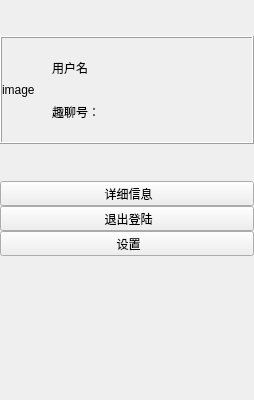
<?xml version="1.0" encoding="UTF-8"?>
<ui version="4.0">
 <class>WidgetMine</class>
 <widget class="QWidget" name="WidgetMine">
  <property name="geometry">
   <rect>
    <x>0</x>
    <y>0</y>
    <width>254</width>
    <height>400</height>
   </rect>
  </property>
  <property name="windowTitle">
   <string>Form</string>
  </property>
  <layout class="QVBoxLayout" name="verticalLayout_4" stretch="1,3,1,2,4">
   <property name="spacing">
    <number>0</number>
   </property>
   <property name="leftMargin">
    <number>0</number>
   </property>
   <property name="topMargin">
    <number>0</number>
   </property>
   <property name="rightMargin">
    <number>0</number>
   </property>
   <property name="bottomMargin">
    <number>0</number>
   </property>
   <item>
    <spacer name="verticalSpacer_4">
     <property name="orientation">
      <enum>Qt::Vertical</enum>
     </property>
     <property name="sizeHint" stdset="0">
      <size>
       <width>20</width>
       <height>28</height>
      </size>
     </property>
    </spacer>
   </item>
   <item>
    <widget class="QFrame" name="frame">
     <property name="frameShape">
      <enum>QFrame::Box</enum>
     </property>
     <property name="frameShadow">
      <enum>QFrame::Raised</enum>
     </property>
     <layout class="QHBoxLayout" name="horizontalLayout" stretch="1,4">
      <property name="spacing">
       <number>0</number>
      </property>
      <property name="leftMargin">
       <number>0</number>
      </property>
      <property name="topMargin">
       <number>0</number>
      </property>
      <property name="rightMargin">
       <number>0</number>
      </property>
      <property name="bottomMargin">
       <number>0</number>
      </property>
      <item>
       <widget class="QLabel" name="lb_image">
        <property name="styleSheet">
         <string notr="true"/>
        </property>
        <property name="text">
         <string>image</string>
        </property>
       </widget>
      </item>
      <item>
       <layout class="QVBoxLayout" name="verticalLayout_3" stretch="2,1">
        <property name="spacing">
         <number>0</number>
        </property>
        <property name="topMargin">
         <number>0</number>
        </property>
        <property name="bottomMargin">
         <number>15</number>
        </property>
        <item>
         <widget class="QLabel" name="lb_userName">
          <property name="styleSheet">
           <string notr="true">font: 75 26pt &quot;微软雅黑&quot;;</string>
          </property>
          <property name="text">
           <string>用户名</string>
          </property>
         </widget>
        </item>
        <item>
         <widget class="QLabel" name="lb_number">
          <property name="styleSheet">
           <string notr="true">font: 16pt &quot;Agency FB&quot;;</string>
          </property>
          <property name="text">
           <string>趣聊号：</string>
          </property>
         </widget>
        </item>
       </layout>
      </item>
     </layout>
    </widget>
   </item>
   <item>
    <spacer name="verticalSpacer_3">
     <property name="orientation">
      <enum>Qt::Vertical</enum>
     </property>
     <property name="sizeHint" stdset="0">
      <size>
       <width>20</width>
       <height>28</height>
      </size>
     </property>
    </spacer>
   </item>
   <item>
    <layout class="QVBoxLayout" name="verticalLayout_2">
     <property name="spacing">
      <number>0</number>
     </property>
     <item>
      <widget class="QToolButton" name="btn_info">
       <property name="sizePolicy">
        <sizepolicy hsizetype="Preferred" vsizetype="Preferred">
         <horstretch>0</horstretch>
         <verstretch>0</verstretch>
        </sizepolicy>
       </property>
       <property name="layoutDirection">
        <enum>Qt::LeftToRight</enum>
       </property>
       <property name="styleSheet">
        <string notr="true"/>
       </property>
       <property name="text">
        <string> 详细信息</string>
       </property>
       <property name="icon">
        <iconset resource="../res.qrc">
         <normaloff>:/icon/app_icon/msg.png</normaloff>:/icon/app_icon/msg.png</iconset>
       </property>
       <property name="iconSize">
        <size>
         <width>50</width>
         <height>50</height>
        </size>
       </property>
       <property name="toolButtonStyle">
        <enum>Qt::ToolButtonTextBesideIcon</enum>
       </property>
       <property name="autoRaise">
        <bool>false</bool>
       </property>
      </widget>
     </item>
     <item>
      <widget class="QToolButton" name="btn_modifyInfo">
       <property name="sizePolicy">
        <sizepolicy hsizetype="Preferred" vsizetype="Preferred">
         <horstretch>0</horstretch>
         <verstretch>0</verstretch>
        </sizepolicy>
       </property>
       <property name="text">
        <string> 退出登陆</string>
       </property>
       <property name="icon">
        <iconset resource="../res.qrc">
         <normaloff>:/icon/app_icon/ghost.png</normaloff>:/icon/app_icon/ghost.png</iconset>
       </property>
       <property name="iconSize">
        <size>
         <width>50</width>
         <height>50</height>
        </size>
       </property>
       <property name="toolButtonStyle">
        <enum>Qt::ToolButtonTextBesideIcon</enum>
       </property>
      </widget>
     </item>
     <item>
      <widget class="QToolButton" name="btn_setup">
       <property name="sizePolicy">
        <sizepolicy hsizetype="Preferred" vsizetype="Preferred">
         <horstretch>0</horstretch>
         <verstretch>0</verstretch>
        </sizepolicy>
       </property>
       <property name="text">
        <string> 设置</string>
       </property>
       <property name="icon">
        <iconset resource="../res.qrc">
         <normaloff>:/icon/app_icon/setup.png</normaloff>:/icon/app_icon/setup.png</iconset>
       </property>
       <property name="iconSize">
        <size>
         <width>50</width>
         <height>50</height>
        </size>
       </property>
       <property name="toolButtonStyle">
        <enum>Qt::ToolButtonTextBesideIcon</enum>
       </property>
      </widget>
     </item>
    </layout>
   </item>
   <item>
    <spacer name="verticalSpacer">
     <property name="orientation">
      <enum>Qt::Vertical</enum>
     </property>
     <property name="sizeHint" stdset="0">
      <size>
       <width>20</width>
       <height>120</height>
      </size>
     </property>
    </spacer>
   </item>
  </layout>
 </widget>
 <resources>
  <include location="../res.qrc"/>
 </resources>
 <connections/>
</ui>
